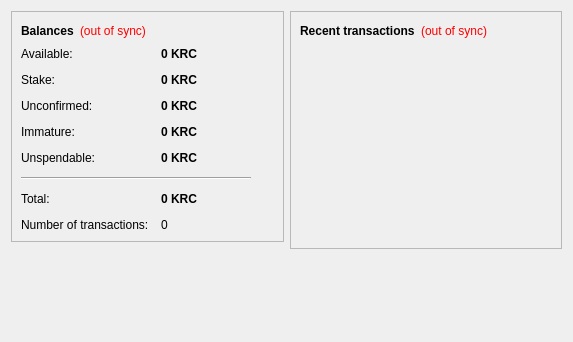
<?xml version="1.0" encoding="UTF-8"?>
<ui version="4.0">
 <class>OverviewPage</class>
 <widget class="QWidget" name="OverviewPage">
  <property name="geometry">
   <rect>
    <x>0</x>
    <y>0</y>
    <width>573</width>
    <height>342</height>
   </rect>
  </property>
  <property name="windowTitle">
   <string>Form</string>
  </property>
  <layout class="QHBoxLayout" name="horizontalLayout" stretch="1,1">
   <item>
    <layout class="QVBoxLayout" name="verticalLayout_2">
     <item>
      <widget class="QFrame" name="frame">
       <property name="frameShape">
        <enum>QFrame::StyledPanel</enum>
       </property>
       <property name="frameShadow">
        <enum>QFrame::Raised</enum>
       </property>
       <layout class="QVBoxLayout" name="verticalLayout_4">
        <item>
         <layout class="QHBoxLayout" name="horizontalLayout_4">
          <item>
           <widget class="QLabel" name="label_5">
            <property name="font">
             <font>
              <weight>75</weight>
              <bold>true</bold>
             </font>
            </property>
            <property name="text">
             <string>Balances</string>
            </property>
           </widget>
          </item>
          <item>
           <widget class="QLabel" name="labelWalletStatus">
            <property name="toolTip">
             <string>The displayed information may be out of date. Your wallet automatically synchronizes with the KRCoin network after a connection is established, but this process has not completed yet.</string>
            </property>
            <property name="styleSheet">
             <string notr="true">QLabel { color: red; }</string>
            </property>
            <property name="text">
             <string notr="true">(out of sync)</string>
            </property>
            <property name="alignment">
             <set>Qt::AlignLeading|Qt::AlignLeft|Qt::AlignVCenter</set>
            </property>
           </widget>
          </item>
          <item>
           <spacer name="horizontalSpacer_2">
            <property name="orientation">
             <enum>Qt::Horizontal</enum>
            </property>
            <property name="sizeHint" stdset="0">
             <size>
              <width>40</width>
              <height>20</height>
             </size>
            </property>
           </spacer>
          </item>
         </layout>
        </item>
        <item>
         <layout class="QFormLayout" name="formLayout_2">
          <property name="fieldGrowthPolicy">
           <enum>QFormLayout::AllNonFixedFieldsGrow</enum>
          </property>
          <property name="horizontalSpacing">
           <number>12</number>
          </property>
          <property name="verticalSpacing">
           <number>12</number>
          </property>
          <item row="0" column="0">
           <widget class="QLabel" name="labelAvailableText">
            <property name="toolTip">
             <string>Your current available balance</string>
            </property>
            <property name="text">
             <string>Available:</string>
            </property>
           </widget>
          </item>
          <item row="0" column="1">
           <widget class="QLabel" name="labelAvailable">
            <property name="font">
             <font>
              <weight>75</weight>
              <bold>true</bold>
             </font>
            </property>
            <property name="cursor">
             <cursorShape>IBeamCursor</cursorShape>
            </property>
            <property name="toolTip">
             <string>Your current available balance</string>
            </property>
            <property name="text">
             <string notr="true">0 KRC</string>
            </property>
            <property name="alignment">
             <set>Qt::AlignLeading|Qt::AlignLeft|Qt::AlignVCenter</set>
            </property>
            <property name="textInteractionFlags">
             <set>Qt::LinksAccessibleByMouse|Qt::TextSelectableByKeyboard|Qt::TextSelectableByMouse</set>
            </property>
           </widget>
          </item>
          <item row="1" column="0">
           <widget class="QLabel" name="label_6">
            <property name="toolTip">
             <string>Total of coins that was staked, and do not yet count toward the current balance</string>
            </property>
            <property name="text">
             <string>Stake:</string>
            </property>
           </widget>
          </item>
          <item row="1" column="1">
           <widget class="QLabel" name="labelStake">
            <property name="font">
             <font>
              <weight>75</weight>
              <bold>true</bold>
             </font>
            </property>
            <property name="cursor">
             <cursorShape>IBeamCursor</cursorShape>
            </property>
            <property name="toolTip">
             <string>Total of coins that was staked, and do not yet count toward the current balance</string>
            </property>
            <property name="text">
             <string notr="true">0 KRC</string>
            </property>
            <property name="alignment">
             <set>Qt::AlignLeading|Qt::AlignLeft|Qt::AlignVCenter</set>
            </property>
            <property name="textInteractionFlags">
             <set>Qt::LinksAccessibleByMouse|Qt::TextSelectableByKeyboard|Qt::TextSelectableByMouse</set>
            </property>
           </widget>
          </item>
          <item row="2" column="0">
           <widget class="QLabel" name="label_3">
            <property name="toolTip">
             <string>Total of transactions that have yet to be confirmed, and do not yet count toward the current balance</string>
            </property>
            <property name="text">
             <string>Unconfirmed:</string>
            </property>
           </widget>
          </item>
          <item row="2" column="1">
           <widget class="QLabel" name="labelUnconfirmed">
            <property name="font">
             <font>
              <weight>75</weight>
              <bold>true</bold>
             </font>
            </property>
            <property name="cursor">
             <cursorShape>IBeamCursor</cursorShape>
            </property>
            <property name="toolTip">
             <string>Total of transactions that have yet to be confirmed, and do not yet count toward the current balance</string>
            </property>
            <property name="text">
             <string notr="true">0 KRC</string>
            </property>
            <property name="alignment">
             <set>Qt::AlignLeading|Qt::AlignLeft|Qt::AlignVCenter</set>
            </property>
            <property name="textInteractionFlags">
             <set>Qt::LinksAccessibleByMouse|Qt::TextSelectableByKeyboard|Qt::TextSelectableByMouse</set>
            </property>
           </widget>
          </item>
          <item row="3" column="0">
           <widget class="QLabel" name="labelImmatureText">
            <property name="toolTip">
             <string>Mined balance that has not yet matured</string>
            </property>
            <property name="text">
             <string>Immature:</string>
            </property>
           </widget>
          </item>
          <item row="3" column="1">
           <widget class="QLabel" name="labelImmature">
            <property name="font">
             <font>
              <weight>75</weight>
              <bold>true</bold>
             </font>
            </property>
            <property name="toolTip">
             <string>Mined balance that has not yet matured</string>
            </property>
            <property name="text">
             <string notr="true">0 KRC</string>
            </property>
            <property name="alignment">
             <set>Qt::AlignLeading|Qt::AlignLeft|Qt::AlignVCenter</set>
            </property>
            <property name="textInteractionFlags">
             <set>Qt::LinksAccessibleByMouse|Qt::TextSelectableByKeyboard|Qt::TextSelectableByMouse</set>
            </property>
           </widget>
          </item>
          <item row="4" column="0">
           <widget class="QLabel" name="labelBalanceWatchOnlyText">
            <property name="toolTip">
             <string>Your unspendable balance</string>
            </property>
            <property name="text">
             <string>Unspendable:</string>
            </property>
           </widget>
          </item>
          <item row="4" column="1">
           <widget class="QLabel" name="labelBalanceWatchOnly">
            <property name="font">
             <font>
              <weight>75</weight>
              <bold>true</bold>
             </font>
            </property>
            <property name="cursor">
             <cursorShape>IBeamCursor</cursorShape>
            </property>
            <property name="toolTip">
             <string>Your unspendable balance</string>
            </property>
            <property name="text">
             <string notr="true">0 KRC</string>
            </property>
            <property name="alignment">
             <set>Qt::AlignLeading|Qt::AlignLeft|Qt::AlignVCenter</set>
            </property>
            <property name="textInteractionFlags">
             <set>Qt::LinksAccessibleByMouse|Qt::TextSelectableByKeyboard|Qt::TextSelectableByMouse</set>
            </property>
           </widget>
          </item>
          <item row="5" column="0" colspan="2">
           <widget class="Line" name="line">
            <property name="maximumSize">
             <size>
              <width>230</width>
              <height>16777215</height>
             </size>
            </property>
            <property name="orientation">
             <enum>Qt::Horizontal</enum>
            </property>
           </widget>
          </item>
          <item row="6" column="0">
           <widget class="QLabel" name="labelTotalText">
            <property name="toolTip">
             <string>Your current total balance</string>
            </property>
            <property name="text">
             <string>Total:</string>
            </property>
           </widget>
          </item>
          <item row="6" column="1">
           <widget class="QLabel" name="labelTotal">
            <property name="font">
             <font>
              <weight>75</weight>
              <bold>true</bold>
             </font>
            </property>
            <property name="toolTip">
             <string>Your current total balance</string>
            </property>
            <property name="text">
             <string notr="true">0 KRC</string>
            </property>
            <property name="alignment">
             <set>Qt::AlignLeading|Qt::AlignLeft|Qt::AlignVCenter</set>
            </property>
            <property name="textInteractionFlags">
             <set>Qt::LinksAccessibleByMouse|Qt::TextSelectableByKeyboard|Qt::TextSelectableByMouse</set>
            </property>
           </widget>
          </item>
          <item row="7" column="0">
           <widget class="QLabel" name="label_2">
            <property name="toolTip">
             <string>Total number of transactions in wallet</string>
            </property>
            <property name="text">
             <string>Number of transactions:</string>
            </property>
           </widget>
          </item>
          <item row="7" column="1">
           <widget class="QLabel" name="labelNumTransactions">
            <property name="toolTip">
             <string>Total number of transactions in wallet</string>
            </property>
            <property name="text">
             <string notr="true">0</string>
            </property>
           </widget>
          </item>
         </layout>
        </item>
       </layout>
      </widget>
     </item>
     <item>
      <spacer name="verticalSpacer">
       <property name="orientation">
        <enum>Qt::Vertical</enum>
       </property>
       <property name="sizeHint" stdset="0">
        <size>
         <width>20</width>
         <height>40</height>
        </size>
       </property>
      </spacer>
     </item>
    </layout>
   </item>
   <item>
    <layout class="QVBoxLayout" name="verticalLayout_3">
     <item>
      <widget class="QFrame" name="frame_2">
       <property name="frameShape">
        <enum>QFrame::StyledPanel</enum>
       </property>
       <property name="frameShadow">
        <enum>QFrame::Raised</enum>
       </property>
       <layout class="QVBoxLayout" name="verticalLayout">
        <item>
         <layout class="QHBoxLayout" name="horizontalLayout_2">
          <item>
           <widget class="QLabel" name="label_4">
            <property name="text">
             <string>&lt;b&gt;Recent transactions&lt;/b&gt;</string>
            </property>
           </widget>
          </item>
          <item>
           <widget class="QLabel" name="labelTransactionsStatus">
            <property name="toolTip">
             <string>The displayed information may be out of date. Your wallet automatically synchronizes with the KRCoin network after a connection is established, but this process has not completed yet.</string>
            </property>
            <property name="styleSheet">
             <string notr="true">QLabel { color: red; }</string>
            </property>
            <property name="text">
             <string notr="true">(out of sync)</string>
            </property>
            <property name="alignment">
             <set>Qt::AlignRight|Qt::AlignTrailing|Qt::AlignVCenter</set>
            </property>
           </widget>
          </item>
          <item>
           <spacer name="horizontalSpacer">
            <property name="orientation">
             <enum>Qt::Horizontal</enum>
            </property>
            <property name="sizeHint" stdset="0">
             <size>
              <width>40</width>
              <height>20</height>
             </size>
            </property>
           </spacer>
          </item>
         </layout>
        </item>
        <item>
         <widget class="QListView" name="listTransactions">
          <property name="styleSheet">
           <string notr="true">QListView { background: transparent; }</string>
          </property>
          <property name="frameShape">
           <enum>QFrame::NoFrame</enum>
          </property>
          <property name="verticalScrollBarPolicy">
           <enum>Qt::ScrollBarAlwaysOff</enum>
          </property>
          <property name="horizontalScrollBarPolicy">
           <enum>Qt::ScrollBarAlwaysOff</enum>
          </property>
          <property name="selectionMode">
           <enum>QAbstractItemView::NoSelection</enum>
          </property>
         </widget>
        </item>
       </layout>
      </widget>
     </item>
     <item>
      <spacer name="verticalSpacer_2">
       <property name="orientation">
        <enum>Qt::Vertical</enum>
       </property>
       <property name="sizeHint" stdset="0">
        <size>
         <width>20</width>
         <height>40</height>
        </size>
       </property>
      </spacer>
     </item>
    </layout>
   </item>
  </layout>
 </widget>
 <resources/>
 <connections/>
</ui>
